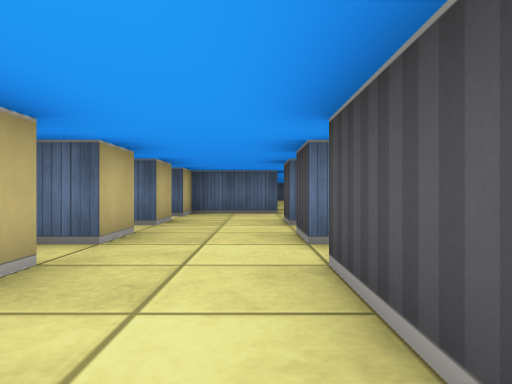
[1] (above)

24 first-person views from a walk through a cub3D maze. The camera is about half as high as the walls, looks level and sees 70° across. The floor is counted in squares. Each view is taken from the middle of a square. On the plan, view 1 faces up. The plan holds only what a view shows up to about 9 squares ahead; the rest is blank.

[2]
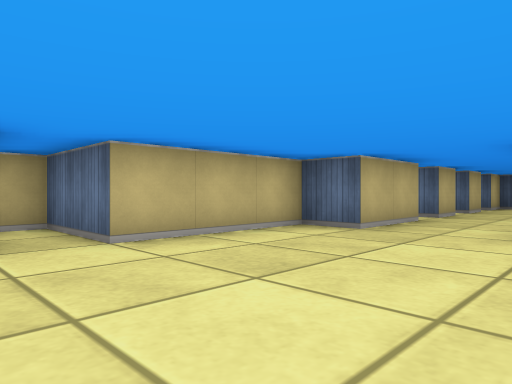

[3]
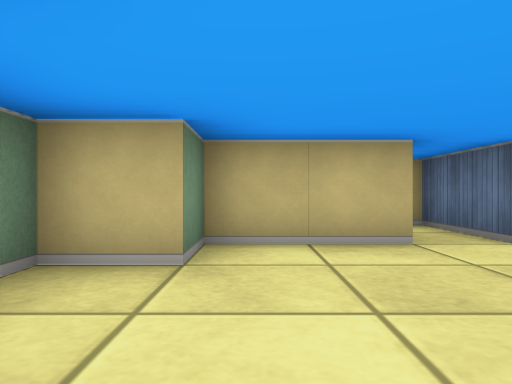

[4]
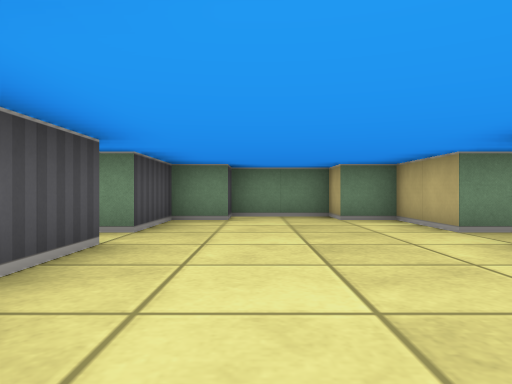

[5]
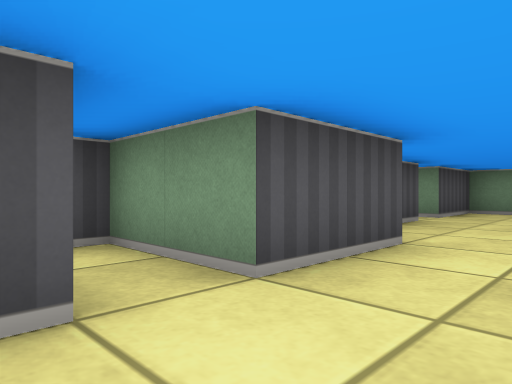

[6]
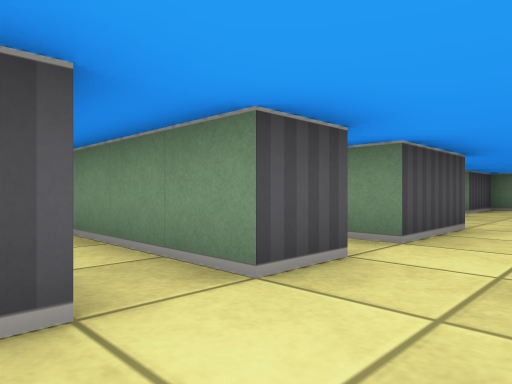

[7]
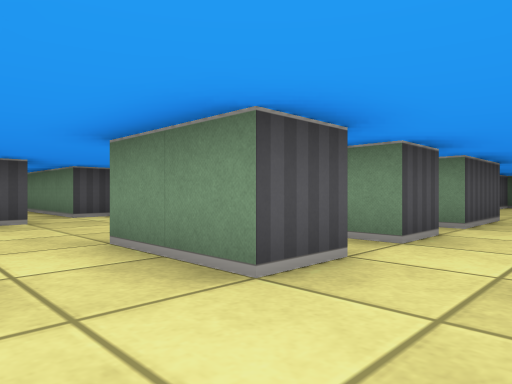

[8]
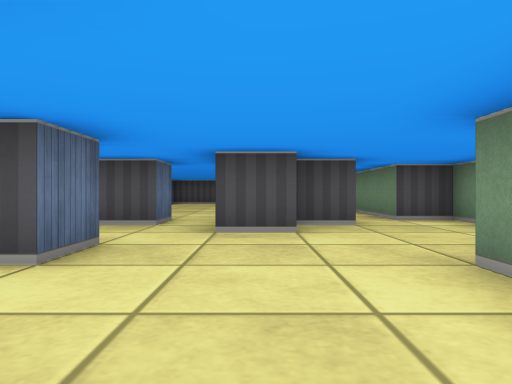

[9]
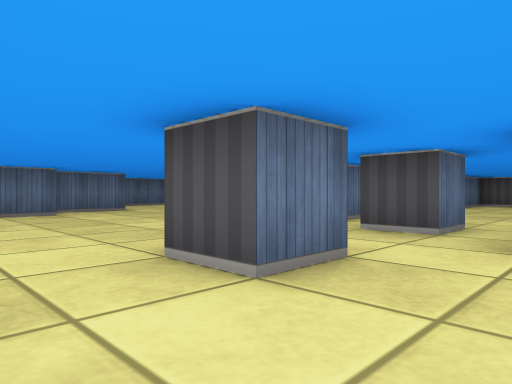

[10]
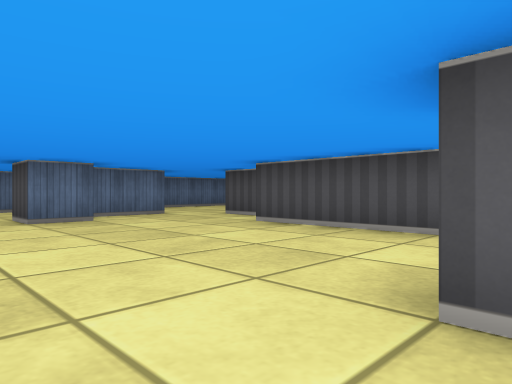

[11]
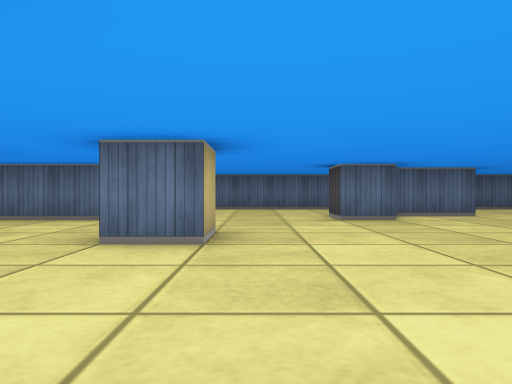

[12]
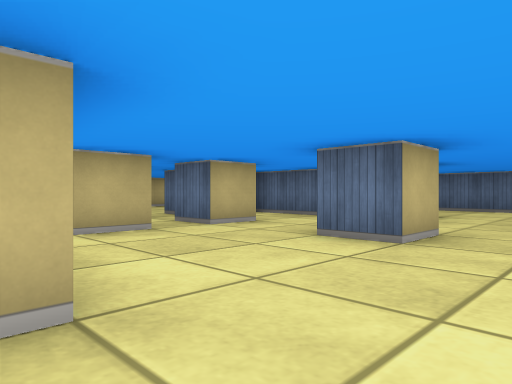

[13]
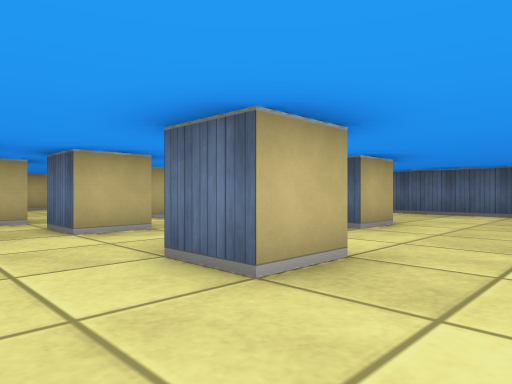

[14]
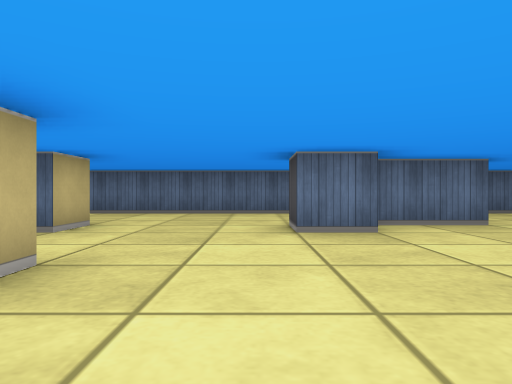

[15]
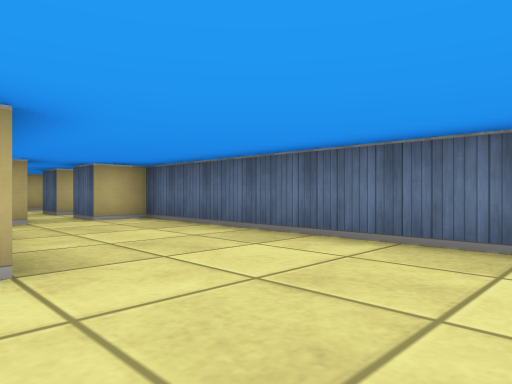

[16]
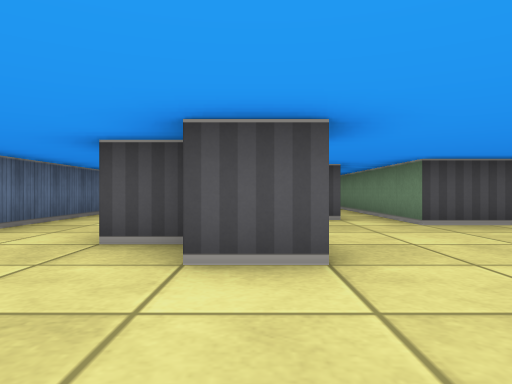

[17]
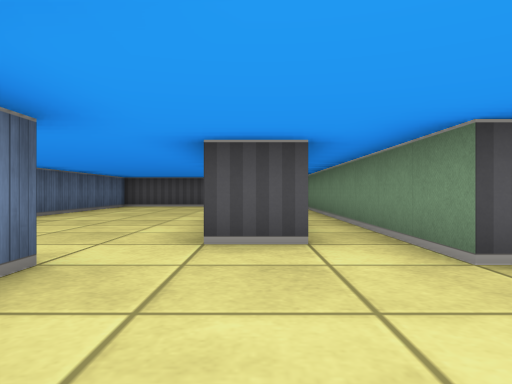

[18]
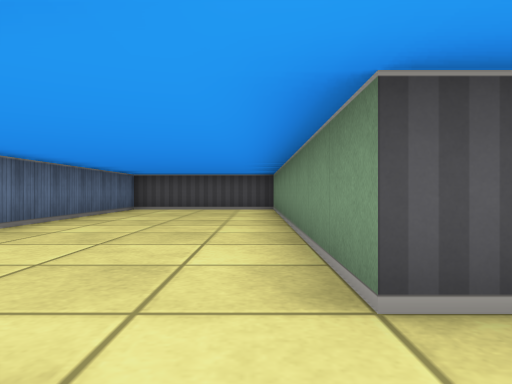

[19]
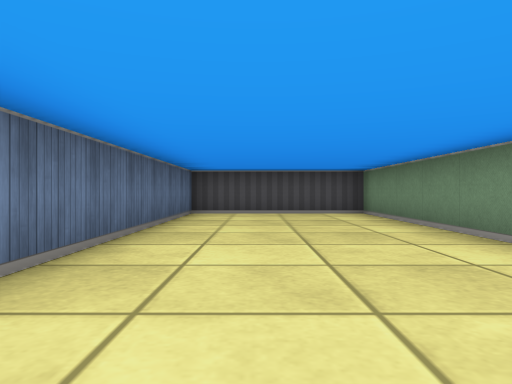

[20]
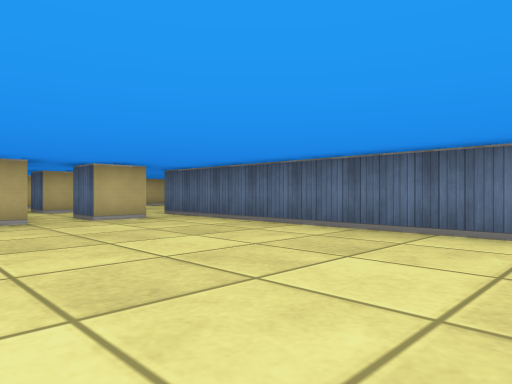

[21]
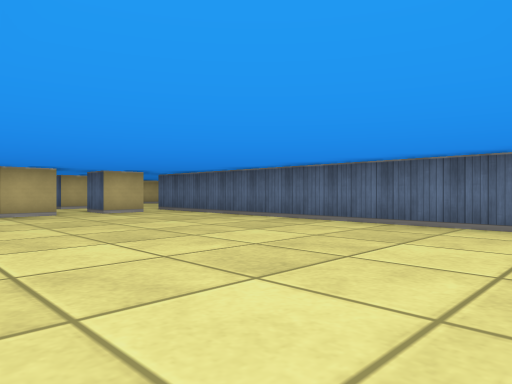

[22]
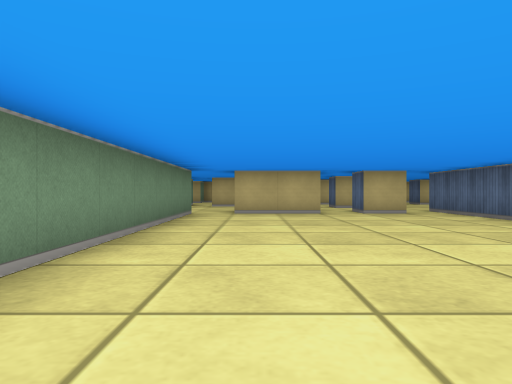

[23]
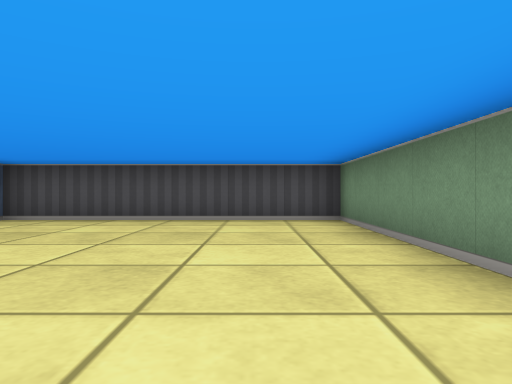

[24]
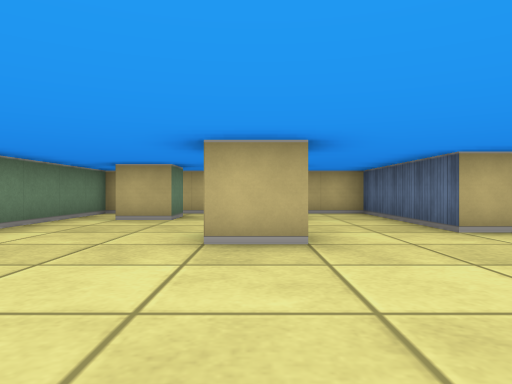

### Floor plan
Ten units are one square. View 1 is at (0, 0); x grows to the right and y downward. Boxes are objects, and circles mark ways between rooms. Rooms are numbered by the first view taken in them; rooms with no view inside come last. Other rooms are left out.
<svg viewBox="-55 -210 215 280">
<path fill="none" stroke="#000" d="M-32 35 -25 35 -25 55 -15 55 -15 65 5 65 5 55 15 55 15 35 20 35M15 25 15 11M-15 -5 -25 -5 -25 25 -45 25 -45 31M5 -34 5 -45M-15 -25 -15 -5M-15 -45 -15 -35 -21 -35M5 -4 5 -25 25 -25M5 -54 5 -65M5 -45 25 -45M-15 -65 -15 -55 -19 -55M65 -106 65 -95 55 -95 55 -105M35 -102 35 -95 25 -95 25 -105M65 -154 65 -165 75 -165M65 -85 65 -65M45 -75 45 -85M35 -165 25 -165 25 -175M5 -146 5 -135 -5 -135M55 -65 55 -75M56 -175 35 -175 35 -185M5 -85 -15 -85 -15 -75M5 -65 25 -65M58 -45 65 -45 65 -55 155 -55 155 -115 55 -115 55 -145 120 -145M-5 -176 -5 -165 -45 -165 -45 -151M-25 -145 -25 -135 -35 -135M25 -45 35 -45M-35 -125 -25 -125 -25 -115M65 -205 50 -205M31 -205 -45 -205 -45 -195M-45 -105 -10 -105M-45 -135 -45 -122M75 -165 155 -165 155 -205 65 -205"/>
<circle cx="-5" cy="-15" r="3" fill="#2a7"/>
<circle cx="-5" cy="-40" r="3" fill="#2a7"/>
<circle cx="-5" cy="-60" r="3" fill="#2a7"/>
<circle cx="15" cy="-50" r="3" fill="#2a7"/>
<circle cx="62" cy="-182" r="3" fill="#2a7"/>
<text x="-10" y="30">1</text>
<text x="0" y="-30">2</text>
<text x="0" y="-50">3</text>
<text x="50" y="-120">4</text>
<text x="110" y="-190">5</text>
</svg>
Room 1 opens to room 2. Room 2 opens to room 3. Room 3 opens to room 4. Room 4 opens to room 5.

Where each view was taken, in squares from view 1:
view 1: 0 up, 0 right, facing up
view 2: 4 down, 1 right, facing up-left
view 3: 5 down, 1 right, facing left
view 4: 1 up, 0 right, facing down
view 5: 4 up, 1 left, facing down-right
view 6: 6 up, 1 left, facing down-right
view 7: 8 up, 1 left, facing down-right
view 8: 8 up, 0 right, facing right
view 9: 8 up, 1 right, facing up-right
view 10: 10 up, 1 right, facing up-right
view 11: 10 up, 1 right, facing up
view 12: 10 up, 2 right, facing up-left
view 13: 12 up, 2 right, facing up-left
view 14: 12 up, 2 right, facing up
view 15: 17 up, 2 right, facing up-left
view 16: 17 up, 0 right, facing right
view 17: 16 up, 3 right, facing right
view 18: 17 up, 5 right, facing right
view 19: 19 up, 7 right, facing right
view 20: 7 up, 13 right, facing up-left
view 21: 6 up, 15 right, facing up-left
view 22: 7 up, 15 right, facing left
view 23: 7 up, 9 right, facing right
view 24: 14 up, 4 right, facing left
